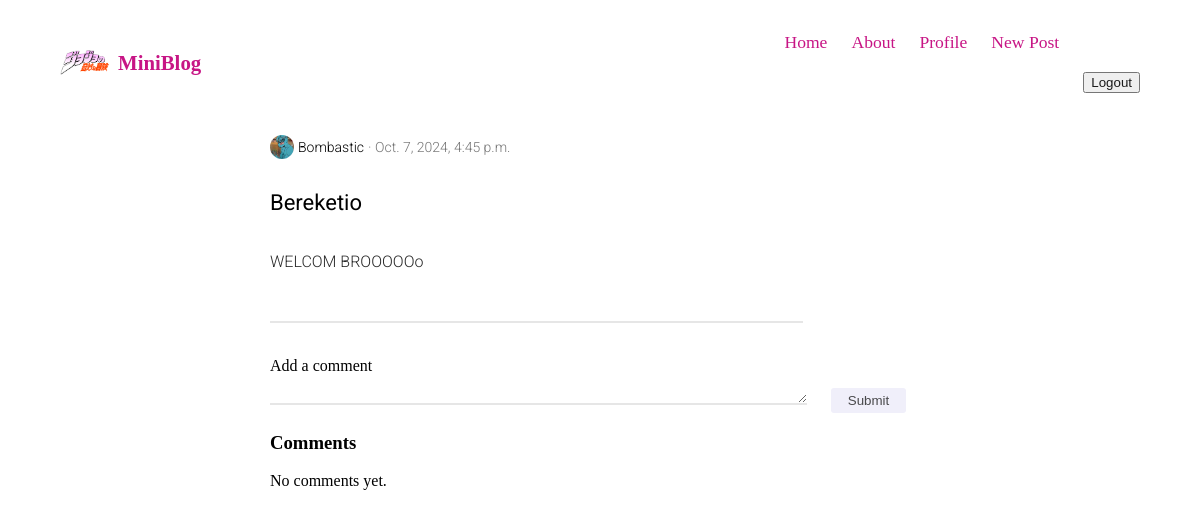
Screenshot of /post/3/ (signed in) with the database file from the repository.
### blog/models.py (models this page shows, shortened)
class Post(models.Model):
    title = models.CharField(max_length=200)
    content = models.TextField()
    date_posted = models.DateTimeField(default=timezone.now)
    author = models.ForeignKey(User, on_delete=models.CASCADE)

### users/models.py (models this page shows, shortened)
class Profile(models.Model):
    user = models.OneToOneField(User, on_delete=models.CASCADE)
    image = models.ImageField(default='default.jpg', upload_to='profile_pics')

### blog/views.py (the view)
# urls.py: path('post/<int:pk>/', views.PostDetailView.as_view(), name='blog-post'),
class PostDetailView(LoginRequiredMixin, DetailView):
    model = Post

### blog/templates/blog/post_detail.html (shortened to what this page needs)
{% extends 'blog/base.html' %}
{% load static %}
{% block head %}
    <link rel="stylesheet" href="{% static 'blog/button.css' %}">
{% endblock %}
{% block content %}
    <div class="post-container">
            <span class="author">
                <img src="{{ post.author.profile.image.url }}" alt="profile" class="profile">
                <p class="author-name">{{ post.author }}</p>
                <p class="post-date">· {{ post.date_posted }}</p>
            </span>
        <div class="post-content">
            <h2><a href="{% url 'blog-post' post.id %}" class="post-title">{{ post.title }}</a></h2>
            <p class="post-paragraph">{{ post.content }}</p>
        </div>
    </div>
    {% if user.is_authenticated %}
        Add a comment
        <div class="comment-form">
            <form method="post" action="{% url 'blog-comment' post.id %}">
                <label>
                    <textarea name="content" rows="4" required></textarea>
                </label>
                <button class="comment-btn" type="submit">Submit</button>
            </form>
        </div>
    {% else %}
        <p>You must be logged in to comment.</p>
    {% endif %}
    <div class="comments-section">
        <h3>Comments</h3>
        {% for comment in post.comments.all %}
            <div class="comment">
                <span class="author">
                   <img src="{{ comment.author.profile.image.url }}" alt="profile" class="profile">
                    <p class="author-name">{{ comment.author }}</p>
                    <p class="post-date">· {{ comment.date_posted }}</p>
                </span>
                <p>{{ comment.content }}</p>
            </div>
        {% empty %}
            <p>No comments yet.</p>
        {% endfor %}
    </div>
{% endblock %}

### blog/static/blog/style.css (style rules this page uses)
body { margin: 0; padding: 0; text-decoration: none; box-sizing: border-box; }
.post-container { position: relative; width: 733px; height: 232px; }
.author { display: flex; align-items: center; margin-right: 4px; }
.author p { font-family: 'Roboto', sans-serif; font-size: 14px; font-weight: 300; margin-left: 4px; }
.post-date { color: #757575; }
.profile { width: 24px; height: 24px; border-radius: 50%; }
.post-title { font-family: 'Roboto', sans-serif; font-size: 22px; font-weight: 400; text-decoration: none; margin: 0; color: inherit; }
.post-content { width: 533px; display: flex; flex-direction: column; }
.post-paragraph { font-family: 'Roboto', sans-serif; color: rgb(41, 41, 41); font-size: 16px; font-weight: 300; padding-bottom: 50px; border-bottom: 2px solid #E6E6E6; }
textarea { height: 20px; width: 533px; border: none; border-bottom: 2px solid #E6E6E6; }
.comment-form { display: flex; align-content: center; margin-top: 4px; }
.comment-btn { background: #F0EFFA; border-radius: 3px; border: none; width: 75px; height: 25px; margin-left: 20px; font-family: 'Outfit', sans-serif; font-style: normal; align-items: center; color: rgba(31, 31, 31, 0.8); }

### rows the page displays
Post: author.profile.image (placeholder picture), author "Bombastic", date_posted "Oct. 7, 2024, 4:45 p.m.", title "Bereketio", content "WELCOM BROOOOOo"
